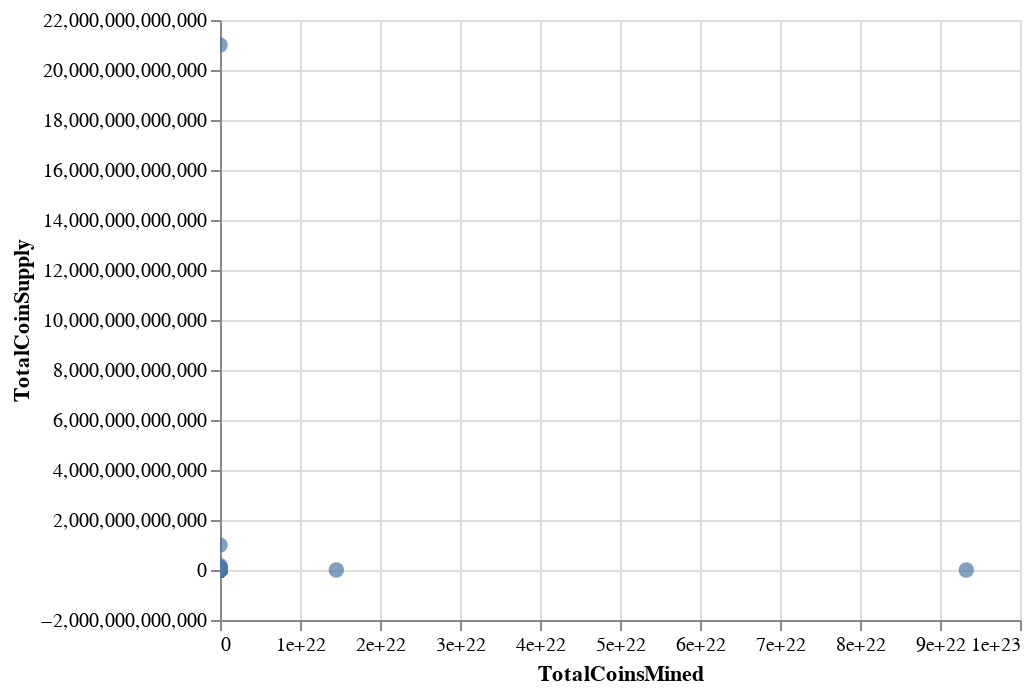

The notebook cell saved with this chart:
### Code cell
# Plot the scatter with x="TotalCoinsMined" and y="TotalCoinSupply"
source = clustered_df

alt.Chart(source).mark_circle(size=60).encode(
     x="TotalCoinsMined",
    y="TotalCoinSupply",
   
).interactive()

### Figure 1 — Vega-Lite specification as saved in the notebook (floating-point values rounded to 4 significant figures; data arrays with more than 128 entries replaced by an {"elided": "..."} marker saying what was removed)
{"config": {"view": {"continuousWidth": 400, "continuousHeight": 300}}, "data": {"name": "data-3d61db352b2ed423adb5574bbd98ce53"}, "mark": {"type": "circle", "size": 60}, "encoding": {"x": {"field": "TotalCoinsMined", "type": "quantitative"}, "y": {"field": "TotalCoinSupply", "type": "quantitative"}}, "selection": {"selector002": {"type": "interval", "bind": "scales", "encodings": ["x", "y"]}}, "$schema": "https://vega.github.io/schema/vega-lite/v4.17.0.json", "datasets": {"data-3d61db352b2ed423adb5574bbd98ce53": {"elided": "343 records"}}}
